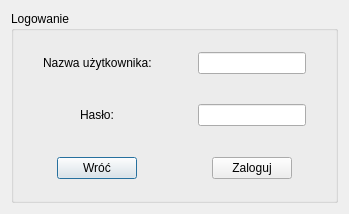
<?xml version="1.0" encoding="UTF-8"?>
<ui version="4.0">
 <class>admin</class>
 <widget class="QDialog" name="admin">
  <property name="geometry">
   <rect>
    <x>0</x>
    <y>0</y>
    <width>349</width>
    <height>214</height>
   </rect>
  </property>
  <property name="windowTitle">
   <string>Logowanie</string>
  </property>
  <layout class="QGridLayout" name="gridLayout_2">
   <item row="0" column="0">
    <widget class="QGroupBox" name="groupBox">
     <property name="title">
      <string>Logowanie</string>
     </property>
     <layout class="QGridLayout" name="gridLayout">
      <item row="1" column="1" alignment="Qt::AlignHCenter|Qt::AlignVCenter">
       <widget class="QLineEdit" name="lineEdit_haslo">
        <property name="maximumSize">
         <size>
          <width>500</width>
          <height>16777215</height>
         </size>
        </property>
        <property name="echoMode">
         <enum>QLineEdit::Password</enum>
        </property>
       </widget>
      </item>
      <item row="0" column="1" alignment="Qt::AlignHCenter|Qt::AlignVCenter">
       <widget class="QLineEdit" name="lineEdit_nazwa">
        <property name="maximumSize">
         <size>
          <width>500</width>
          <height>16777215</height>
         </size>
        </property>
       </widget>
      </item>
      <item row="0" column="0" alignment="Qt::AlignHCenter|Qt::AlignVCenter">
       <widget class="QLabel" name="label">
        <property name="text">
         <string>Nazwa użytkownika:</string>
        </property>
       </widget>
      </item>
      <item row="1" column="0" alignment="Qt::AlignHCenter|Qt::AlignVCenter">
       <widget class="QLabel" name="label_2">
        <property name="text">
         <string>Hasło:</string>
        </property>
       </widget>
      </item>
      <item row="2" column="0" alignment="Qt::AlignHCenter|Qt::AlignVCenter">
       <widget class="QPushButton" name="pushButton_wroc">
        <property name="text">
         <string>Wróć</string>
        </property>
       </widget>
      </item>
      <item row="2" column="1" alignment="Qt::AlignHCenter|Qt::AlignVCenter">
       <widget class="QPushButton" name="pushButton_login">
        <property name="text">
         <string>Zaloguj</string>
        </property>
       </widget>
      </item>
     </layout>
    </widget>
   </item>
  </layout>
 </widget>
 <resources/>
 <connections/>
</ui>
